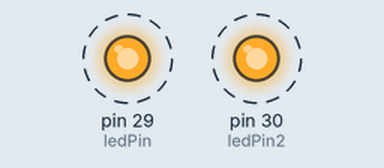
The sketch below on a simulated Arduino Mega 2560, built with avr-gcc and run on an emulated ATmega2560. Parts: output pins drawn as LEDs (lit = HIGH). Dashed ring = blinking. What the sketch prints to the serial monitor is not drawn.

Above: at 0.2 s.
Timing chart, 0 to 3.0 s (numbered marks = the images above):
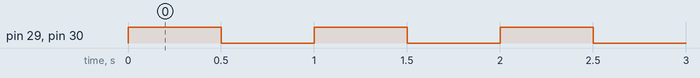

Measured:
- by itself, pin 29 (ledPin), pin 30 (ledPin2): alternates HIGH for 0.50 s and LOW for 0.50 s

The sketch:

github_test.ino
```cpp
int ledPin = 29;
int ledPin2 = 30;

void setup() {
  Serial.begin(9600);
  pinMode(ledPin, OUTPUT);
  pinMode(ledPin2, OUTPUT);
}

void loop() {
  digitalWrite(ledPin, HIGH);
  digitalWrite(ledPin2, HIGH);
  Serial.println(digitalRead(ledPin));
  Serial.println(digitalRead(ledPin2));
  delay(500);
  digitalWrite(ledPin, LOW);
  digitalWrite(ledPin2, LOW);
  Serial.println(digitalRead(ledPin));
  Serial.println(digitalRead(ledPin2));
  delay(500);
}
```
